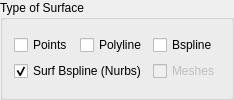
                    <widget class="QGroupBox" name="groupBox_9">
                     <property name="title">
                      <string>Type of Surface</string>
                     </property>
                     <layout class="QGridLayout" name="gridLayout_43">
                      <item row="0" column="0">
                       <layout class="QGridLayout" name="gridLayout_31">
                        <item row="0" column="0">
                         <widget class="QCheckBox" name="Surf_points">
                          <property name="text">
                           <string>Points</string>
                          </property>
                          <property name="checked">
                           <bool>false</bool>
                          </property>
                          <property name="autoExclusive">
                           <bool>true</bool>
                          </property>
                         </widget>
                        </item>
                        <item row="0" column="1">
                         <widget class="QCheckBox" name="Surf_polyline">
                          <property name="text">
                           <string>Polyline</string>
                          </property>
                          <property name="checked">
                           <bool>false</bool>
                          </property>
                          <property name="autoExclusive">
                           <bool>true</bool>
                          </property>
                         </widget>
                        </item>
                        <item row="0" column="2">
                         <widget class="QCheckBox" name="Surf_bspline">
                          <property name="text">
                           <string>Bspline</string>
                          </property>
                          <property name="checked">
                           <bool>false</bool>
                          </property>
                          <property name="autoExclusive">
                           <bool>true</bool>
                          </property>
                         </widget>
                        </item>
                        <item row="1" column="0" colspan="2">
                         <widget class="QCheckBox" name="Surf_bspline_surf">
                          <property name="text">
                           <string>Surf Bspline (Nurbs)</string>
                          </property>
                          <property name="checked">
                           <bool>true</bool>
                          </property>
                          <property name="autoExclusive">
                           <bool>true</bool>
                          </property>
                         </widget>
                        </item>
                        <item row="1" column="2">
                         <widget class="QCheckBox" name="Surf_meshes">
                          <property name="enabled">
                           <bool>false</bool>
                          </property>
                          <property name="text">
                           <string>Meshes</string>
                          </property>
                          <property name="checked">
                           <bool>false</bool>
                          </property>
                          <property name="autoExclusive">
                           <bool>true</bool>
                          </property>
                         </widget>
                        </item>
                       </layout>
                      </item>
                     </layout>
                    </widget>
